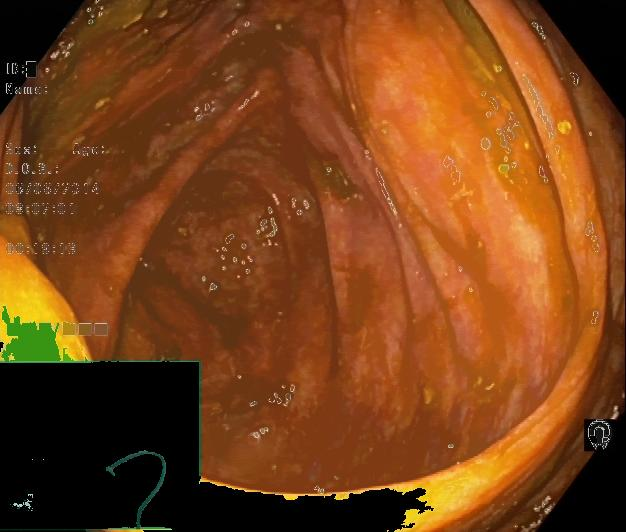
%> input picture imatges sense marc negre, sense quadre verd i sense reflex especular/No_pòlips_sense_quadrat_verd_ni_reflex/6.jpg, 626 x 532 px
$ octave treure_quadre_verd.m   (GNU Octave 9; MATLAB toolbox functions it lacks are replaced by stand-ins)
%> lines starting %> are read from the running program, lines starting %| are printed output that depends on the picture; in (x1, y1, x2, y2) boxes, pixels count from 0 and x2, y2 are one past the last pixel; in counts of white or black regions, pixels touching at a corner belong together; the program's own positions count from 1
clear all

%% Carregar la imatge
img = imread('6.jpg');
%> img is the input picture: size 532x626x3 uint8; mean R, G, B 122.5, 66.1, 24
imshow(img);

%% Segmentar la imatge per detectar els píxels verds
mask = zeros(size(img,1), size(img,2)); % Inicializar la máscara con ceros
for i = 1:size(img,1)
    for j = 1:size(img,2)
        if img(i,j,2) > 90 && img(i,j,1) < 150 && img(i,j,3) > 100 % Condición para el verde turquesa
            mask(i,j) = 1;% Asignar valor 1 a la máscara en la posición (i,j)
        else
            mask(i,j) = 0;
        end
    end
end
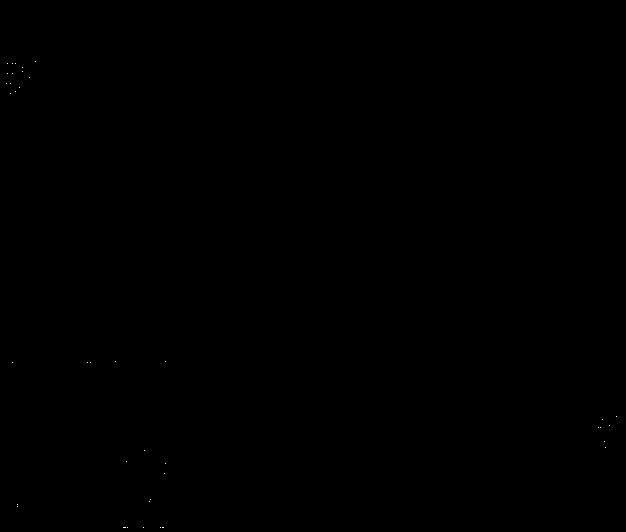
%> mask: size 532x626 double; values 0 (black) and 1 (white), 0.01% white in thin lines or dots, all inside (x1, y1, x2, y2) = (6, 61, 617, 528)


%% Eliminar forats i petits objectes a la màscara
mask_clean = imfill(mask, 'holes');
mask_clean = bwareaopen(mask_clean, 1000);
%> mask_clean: size 532x626 logical; every value is 0

%% Trobar les coordenades dels píxels verds a la màscara
[row, col] = find(mask_clean);
%> row = []; col = []

%% Trobar les coordenades del rectangle que encercla els píxels verds
x = min(col);
%> x = []
y = min(row);
%> y = []
w = max(col) - x;
%> w = []
h = max(row) - y;
%> h = []
a = max(col);
%> a = []
b = max(row);
%> b = []

%%  Eliminar el rectangle dels píxels verds.
img_sin_azul = bsxfun(@times, img, cast(~mask,class(img)));

%% Eliminar el marc negre.
img_cropped = imcrop(img_sin_azul, [48 24 625 531]);
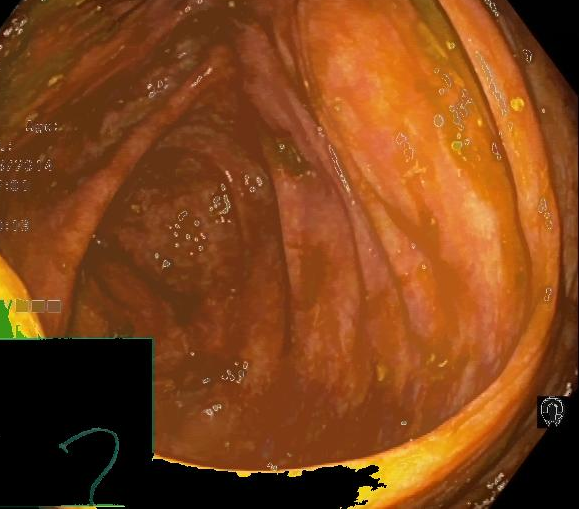
%> img_cropped: size 509x579x3 uint8; mean R, G, B 128, 67.6, 24.8

%% Mostrar la imatge final sense píxels verds ni marc negre.
imshow(img_cropped)

$ run again, with imatges sense marc negre, sense quadre verd i sense reflex especular/No_pòlips_sense_quadrat_verd_ni_reflex/11.jpg copied over imatges sense marc negre, sense quadre verd i sense reflex especular/No_pòlips_sense_quadrat_verd_ni_reflex/6.jpg
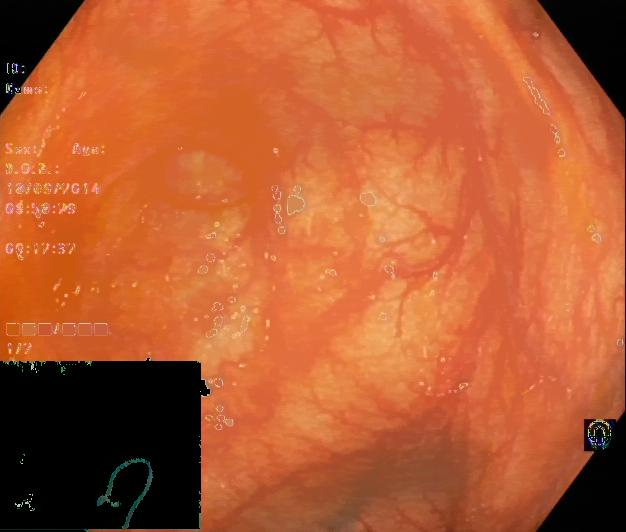
%> input picture imatges sense marc negre, sense quadre verd i sense reflex especular/No_pòlips_sense_quadrat_verd_ni_reflex/11.jpg, 626 x 532 px
%> img is the input picture: size 532x626x3 uint8; mean R, G, B 181.1, 92.6, 50.3
%> mask_clean: size 532x626 logical; every value is 0
%> row = []
%> `img_cropped = imcrop(img_sin_azul, [48 24 625 531]);`:
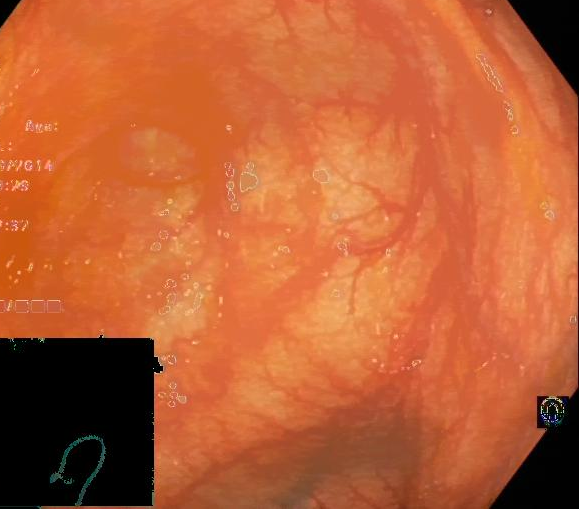
%> img_cropped: size 509x579x3 uint8; mean R, G, B 186.9, 95.8, 52.5

$ run again, with imatges sense marc negre, sense quadre verd i sense reflex especular/No_pòlips_sense_quadrat_verd_ni_reflex/148.jpg copied over imatges sense marc negre, sense quadre verd i sense reflex especular/No_pòlips_sense_quadrat_verd_ni_reflex/6.jpg
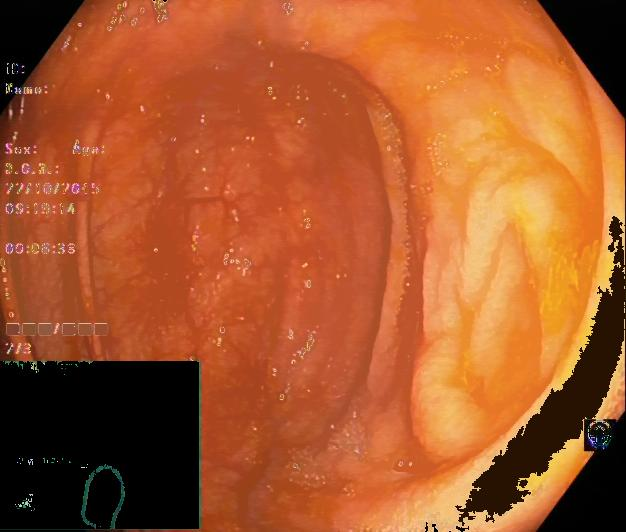
%> input picture imatges sense marc negre, sense quadre verd i sense reflex especular/No_pòlips_sense_quadrat_verd_ni_reflex/148.jpg, 626 x 532 px
%> img is the input picture: size 532x626x3 uint8; mean R, G, B 167.3, 87.7, 43.2
%> mask_clean: size 532x626 logical; every value is 0
%> row = []
%> `img_cropped = imcrop(img_sin_azul, [48 24 625 531]);`:
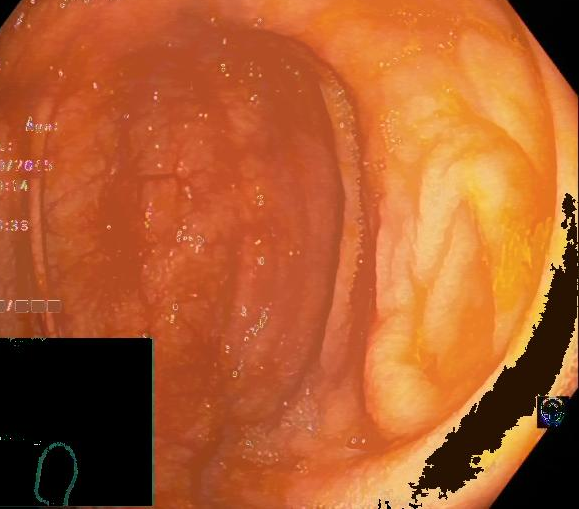
%> img_cropped: size 509x579x3 uint8; mean R, G, B 174.4, 91.7, 44.6

$ run again, with imatges sense marc negre, sense quadre verd i sense reflex especular/No_pòlips_sense_quadrat_verd_ni_reflex/149.jpg copied over imatges sense marc negre, sense quadre verd i sense reflex especular/No_pòlips_sense_quadrat_verd_ni_reflex/6.jpg
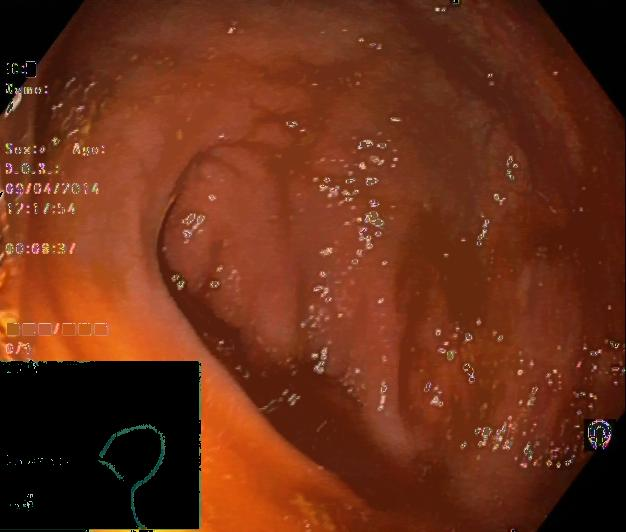
%> input picture imatges sense marc negre, sense quadre verd i sense reflex especular/No_pòlips_sense_quadrat_verd_ni_reflex/149.jpg, 626 x 532 px
%> img is the input picture: size 532x626x3 uint8; mean R, G, B 105.9, 46.8, 23.5
%> mask_clean: size 532x626 logical; every value is 0
%> row = []
%> `img_cropped = imcrop(img_sin_azul, [48 24 625 531]);`:
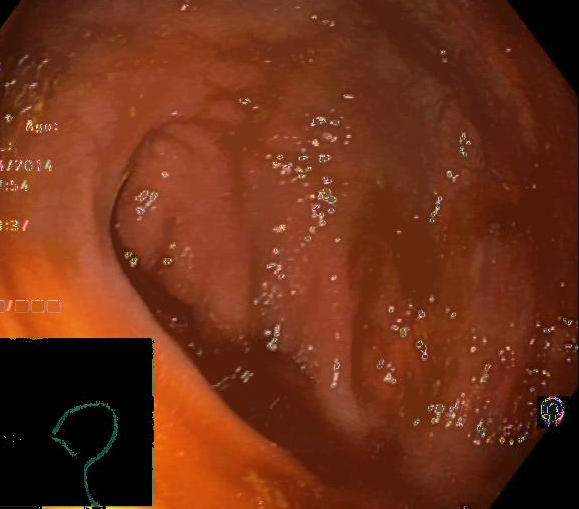
%> img_cropped: size 509x579x3 uint8; mean R, G, B 109.8, 48.1, 23.9
